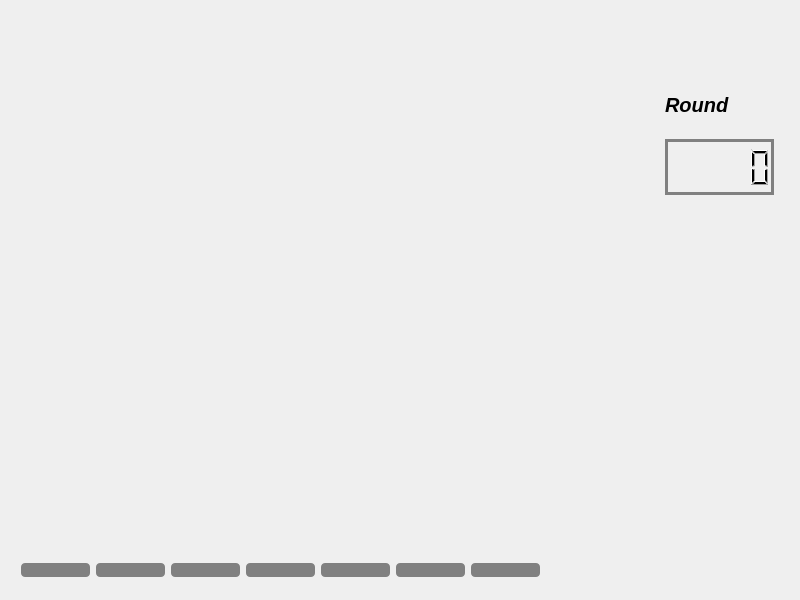
<?xml version="1.0" encoding="UTF-8"?>
<ui version="4.0">
 <class>Dialog</class>
 <widget class="QDialog" name="Dialog">
  <property name="geometry">
   <rect>
    <x>0</x>
    <y>0</y>
    <width>800</width>
    <height>600</height>
   </rect>
  </property>
  <property name="windowTitle">
   <string>Dialog</string>
  </property>
  <property name="styleSheet">
   <string notr="true">QLCDNumber
{
border : 3px solid gray;
}
QPushButton
{

background-color:gray;
border-radius:4px;


}</string>
  </property>
  <widget class="QWidget" name="gridLayoutWidget">
   <property name="geometry">
    <rect>
     <x>10</x>
     <y>550</y>
     <width>541</width>
     <height>41</height>
    </rect>
   </property>
   <layout class="QGridLayout" name="gridLayout" rowstretch="0" columnstretch="0,0,0,0,0,0,0">
    <property name="verticalSpacing">
     <number>1</number>
    </property>
    <item row="0" column="6">
     <widget class="QPushButton" name="bSet7">
      <property name="cursor">
       <cursorShape>PointingHandCursor</cursorShape>
      </property>
      <property name="styleSheet">
       <string notr="true">background:gray;</string>
      </property>
      <property name="text">
       <string/>
      </property>
     </widget>
    </item>
    <item row="0" column="4">
     <widget class="QPushButton" name="bSet5">
      <property name="cursor">
       <cursorShape>PointingHandCursor</cursorShape>
      </property>
      <property name="text">
       <string/>
      </property>
     </widget>
    </item>
    <item row="0" column="5">
     <widget class="QPushButton" name="bSet6">
      <property name="cursor">
       <cursorShape>PointingHandCursor</cursorShape>
      </property>
      <property name="text">
       <string/>
      </property>
     </widget>
    </item>
    <item row="0" column="2">
     <widget class="QPushButton" name="bSet3">
      <property name="cursor">
       <cursorShape>PointingHandCursor</cursorShape>
      </property>
      <property name="text">
       <string/>
      </property>
     </widget>
    </item>
    <item row="0" column="3">
     <widget class="QPushButton" name="bSet4">
      <property name="cursor">
       <cursorShape>PointingHandCursor</cursorShape>
      </property>
      <property name="text">
       <string/>
      </property>
     </widget>
    </item>
    <item row="0" column="0">
     <widget class="QPushButton" name="bSet1">
      <property name="cursor">
       <cursorShape>PointingHandCursor</cursorShape>
      </property>
      <property name="text">
       <string/>
      </property>
     </widget>
    </item>
    <item row="0" column="1">
     <widget class="QPushButton" name="bSet2">
      <property name="cursor">
       <cursorShape>PointingHandCursor</cursorShape>
      </property>
      <property name="text">
       <string/>
      </property>
     </widget>
    </item>
   </layout>
  </widget>
  <widget class="QWidget" name="widget" native="true">
   <property name="geometry">
    <rect>
     <x>654</x>
     <y>65</y>
     <width>131</width>
     <height>141</height>
    </rect>
   </property>
   <layout class="QVBoxLayout" name="verticalLayout">
    <item>
     <widget class="QLabel" name="label">
      <property name="font">
       <font>
        <family>MS Sans Serif</family>
        <pointsize>15</pointsize>
        <weight>75</weight>
        <italic>true</italic>
        <bold>true</bold>
       </font>
      </property>
      <property name="text">
       <string>Round</string>
      </property>
     </widget>
    </item>
    <item>
     <widget class="QLCDNumber" name="lcdNumber">
      <property name="font">
       <font>
        <pointsize>14</pointsize>
       </font>
      </property>
     </widget>
    </item>
   </layout>
  </widget>
 </widget>
 <layoutdefault spacing="6" margin="11"/>
 <resources/>
 <connections/>
</ui>
